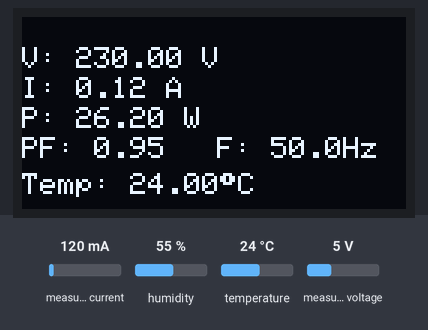
A sketch run on a simulated Arduino Uno, built with avr-gcc and run on an emulated ATmega328P. Parts: 128×64 one-colour display. The inputs (shaded band) are chosen by the test bench; at power-on: measured current 120 mA, temperature 24 °C, measured voltage 5 V, humidity 55 %. What the sketch prints to the serial monitor is not drawn.

Above: at 3.2 s.
3.3 s: measured current set to 40 mA
At 5.0 s:
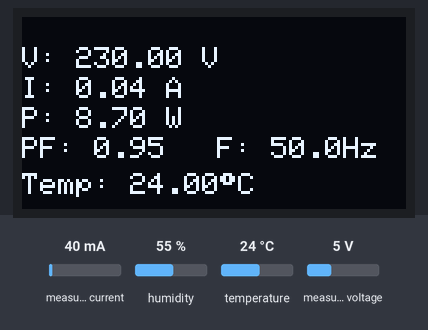
5.6 s: temperature set to 12 °C
At 9.0 s:
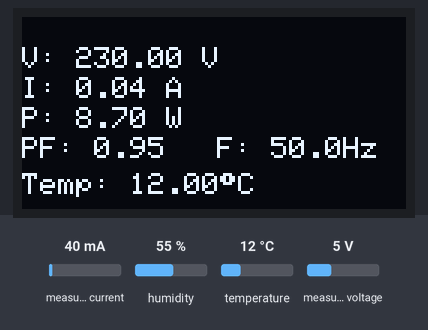
9.6 s: measured voltage set to 0.3 V
At 10.8 s:
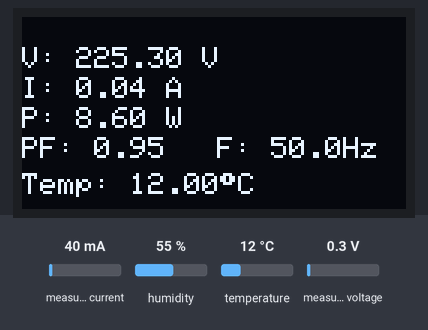
11.6 s: temperature set to 19 °C
15.6 s: measured current set to 500 mA
At 16.6 s:
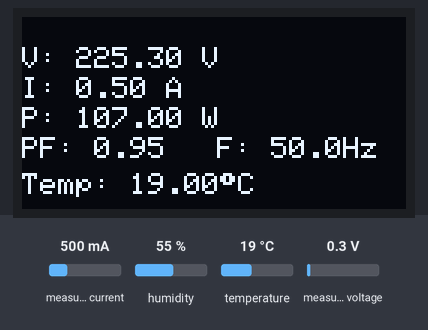
17.6 s: temperature set to 28 °C
At 20.5 s:
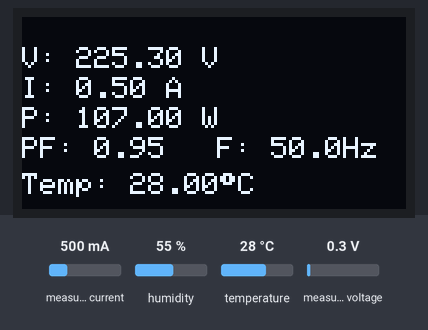
Timing chart, 0 to 22.0 s (numbered marks = the images above; inputs shaded):
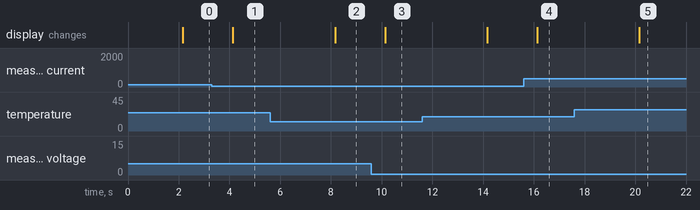

The sketch:

for_arduino_293d_motor_driver_rc_car.ino
```cpp
/*******************************************************
 * Arduino UNO/NANO + PZEM-004T v3 + DHT11 + SSD1306 OLED
 * Shows:
 *   Voltage (V), Current (A), Power (W),
 *   PF, Frequency (Hz), Temperature (°C)
 *******************************************************/

#include <Wire.h>
#include <Adafruit_GFX.h>
#include <Adafruit_SSD1306.h>

#include <DHT.h>
#define DHTPIN 2
#define DHTTYPE DHT11
DHT dht(DHTPIN, DHTTYPE);

#include <SoftwareSerial.h>
SoftwareSerial pzemSerial(8, 9);  // RX=8, TX=9
#include <PZEM004Tv30.h>
PZEM004Tv30 pzem(pzemSerial);

// OLED CONFIG
#define SCREEN_WIDTH 128
#define SCREEN_HEIGHT 64
Adafruit_SSD1306 display(SCREEN_WIDTH, SCREEN_HEIGHT, &Wire, -1);

unsigned long lastRead = 0;

void safePrintLine(const String &label, float val, const String &unit, int y) {
  display.setCursor(0, y);
  if (isnan(val)) {
    display.print(label + ": --");
  } else {
    display.print(label + ": ");
    display.print(val);
    display.print(" " + unit);
  }
}

void setup() {
  Serial.begin(9600);

  // OLED init
  if (!display.begin(SSD1306_SWITCHCAPVCC, 0x3C)) {
    Serial.println("OLED NOT FOUND!");
    while (1);
  }

  display.clearDisplay();
  display.setTextSize(1);
  display.setTextColor(SSD1306_WHITE);
  display.setCursor(5, 5);
  display.println("Arduino Power Monitor");
  display.display();
  delay(1500);

  // DHT start
  dht.begin();

  // PZEM Serial start
  pzemSerial.begin(9600);

  delay(500);
}

void loop() {
  if (millis() - lastRead < 1000) return;
  lastRead = millis();

  float voltage = pzem.voltage();
  float current = pzem.current();
  float power   = pzem.power();
  float pf      = pzem.pf();
  float freq    = pzem.frequency();
  float tempC   = dht.readTemperature();

  display.clearDisplay();
  display.setTextSize(1);

  safePrintLine("V", voltage, "V", 10);
  safePrintLine("I", current, "A", 20);
  safePrintLine("P", power,   "W", 30);

  // PF + Frequency
  display.setCursor(0, 40);
  if (isnan(pf)) display.print("PF: --");
  else display.print("PF: " + String(pf, 2));

  display.setCursor(65, 40);
  if (isnan(freq)) display.print("F: --");
  else display.print("F: " + String(freq, 1) + "Hz");

  // Temp
  display.setCursor(0, 52);
  if (isnan(tempC)) display.print("Temp: --");
  else {
    display.print("Temp: ");
    display.print(tempC);
    display.print((char)247);
    display.print("C");
  }

  display.display();

  // Debug to Serial
  Serial.print("V="); Serial.print(voltage);
  Serial.print(" I="); Serial.print(current);
  Serial.print(" P="); Serial.print(power);
  Serial.print(" PF="); Serial.print(pf);
  Serial.print(" F="); Serial.print(freq);
  Serial.print(" T="); Serial.println(tempC);
}
```

Measured:
- after the input at 3.3 s, the display: changes after 0.84 s (image 1)
- after the input at 5.6 s, the display: changes after 2.6 s (image 2)
- after the input at 9.6 s, the display: changes after 0.54 s (image 3)
- after the input at 15.6 s, the display: changes after 0.54 s (image 4)
- after the input at 17.6 s, the display: changes after 2.6 s (image 5)
